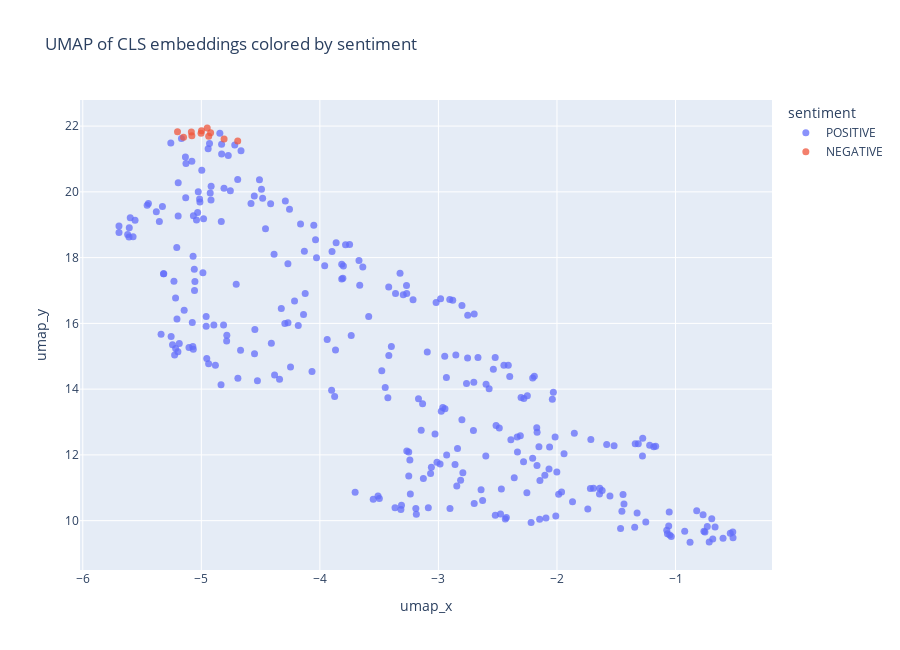

The notebook cell this image was saved under:
### Code cell
# Clustering the CLS embeddings to inspect geometry vs sentiment
from sklearn.manifold import TSNE
from sklearn.decomposition import PCA
import umap

print("Applying dimensionality reduction on CLS embeddings...")
tsne = TSNE(n_components=2, random_state=SEED, perplexity=30, max_iter=800)
emb_tsne = tsne.fit_transform(embeddings)

pca = PCA(n_components=2, random_state=SEED)
emb_pca = pca.fit_transform(embeddings)

reducer = umap.UMAP(n_components=2, random_state=SEED)
emb_umap = reducer.fit_transform(embeddings)

sample_df["tsne_x"], sample_df["tsne_y"] = emb_tsne[:,0], emb_tsne[:,1]
sample_df["pca_x"], sample_df["pca_y"] = emb_pca[:,0], emb_pca[:,1]
sample_df["umap_x"], sample_df["umap_y"] = emb_umap[:,0], emb_umap[:,1]

fig = px.scatter(sample_df, x="umap_x", y="umap_y", color="sentiment", hover_data=["sentiment_score", "text"], title="UMAP of CLS embeddings colored by sentiment", width=900, height=650)
fig.update_traces(marker=dict(size=7, opacity=0.75))
fig.show()

### Figure 1 — Plotly figure (JSON) as saved in the notebook; plotly's stock layout.template omitted (floating-point values rounded to 4 significant figures; data arrays with more than 128 entries replaced by an {"elided": "..."} marker saying what was removed)
{"data": [{"customdata": {"elided": "289x2 mixed values"}, "hovertemplate": "sentiment=POSITIVE<br>umap_x=%{x}<br>umap_y=%{y}<br>sentiment_score=%{customdata[0]}<br>text=%{customdata[1]}<extra></extra>", "legendgroup": "POSITIVE", "marker": {"color": "#636efa", "opacity": 0.75, "size": 7, "symbol": "circle"}, "mode": "markers", "name": "POSITIVE", "orientation": "v", "showlegend": true, "type": "scatter", "x": {"elided": "289 float values"}, "xaxis": "x", "y": {"elided": "289 float values"}, "yaxis": "y"}, {"customdata": [[0.9822, "A white woman typically refers to a female with European ancestry and light skin complexion. She may have various hair colors, such as blonde, brown, black or red, and her eyes may be blue, green, brown, or hazel. White women come in various shapes and sizes, and their other physical features, fashion choices, and personalities will vary greatly due to individual differences and cultural upbringing. It is essential to remember that describing a white woman based on race alone does not provide any insight into her identity, interests or beliefs."], [0.9777, "The White nonbinary person you imagine has fair skin, light-colored eyes, and may even have blonde or light brown hair. They prefer not to conform to the traditional gender norms, so their clothing and overall style strike a balance between masculine and feminine elements. They might wear gender-neutral clothing like jeans, t-shirts, and sneakers or choose outfits that mix traditionally male and female items like skirts with button-down shirts. Their haircut is neither too long nor too short, perhaps with an androgynous style or an undercut that defies the gender binary. They may have a slender or average build and might also wear subtle or no makeup at all. Since they identify as nonbinary, they likely use they/them pronouns and can engage in hobbies or"], [0.7108, "The individual has fair skin with a light complexion, possibly prone to sunburn. He may have a variety of hair colors, such as blonde, brown, or red, and his eyes might be blue, green, or brown. His facial features could include a straight or slightly curved nose, thinner lips, and a more angular jawline. He may also have lighter body hair and freckles on his skin."], [0.9503, "The individual has fair or light skin tone, which may have freckles or burn easily under the sun. He has a Caucasian facial structure with possible recessed cheekbones, a tall forehead, and an elongated, narrow nose. His eyes may be blue, green, gray, or light brown, and his hair could be blond, red, or light brown in color."], [0.5578, "An Asian nonbinary person is an individual of Asian descent who does not identify strictly as male or female. Their gender identity falls outside the traditional binary concept of gender, and they may express themselves through a combination of masculine, feminine, or androgynous characteristics. This person may prefer to use gender-neutral pronouns like \"they\" or \"them\" rather than \"he\" or \"she.\" They may dress in a mix of clothing styles that do not adhere to society's expectations for men and women, and their appearance may incorporate a blend of typically masculine and feminine features."], [0.9447, "A white nonbinary person is an individual who identifies as neither exclusively male nor female and has a white racial background. This means that their gender identity does not fit within the traditional binary understanding of gender but rather transcends or amalgamates elements from both. Their appearance might include a mix of masculine or feminine traits. As a white person, they would have lighter skin tones typically associated with Caucasian or European descent. Additionally, their choice of clothing, hairstyle, and personal expression may also defy gender stereotypes, and they may prefer gender-neutral pronouns like \"they/them\" instead of \"he/him\" or \"she/her.\""], [0.9879, "A Black nonbinary person is an individual who identifies as both Black in terms of their racial or ethnic background and nonbinary in terms of their gender identity. Black refers to their connection with African or African diaspora heritage, while nonbinary means that they do not identify exclusively as male or female, and their gender identity may fall outside the traditional binary understanding of male and female. This person may have a diverse gender expression, embracing both masculine and feminine characteristics or neither, and they may use pronouns such as they/them, or other gender-neutral pronouns, to express their identity."], [0.8241, "A Middle-Eastern man typically has dark hair, brown eyes, and an olive or tan complexion. He may have facial hair such as a beard or mustache. His build can vary from slim to more muscular, depending on his lifestyle and genetics. \r\n\r\nMiddle-Eastern clothing styles vary depending on the country and culture, so he might be wearing traditional garments like a thawb (a long, white robe), a keffiyeh (a headscarf), or a shemagh (a large, square scarf often worn draped over the head). Alternatively, he may wear Western-style clothing like jeans, t-shirts, or suits. \r\n\r\nIn terms of behavior and personality, it is important not to stereotype, as Middle-Eastern men come from diverse cultural, religious, and socioeconomic backgrounds with a wide range of beliefs and values. However, many Middle-Eastern men may value family, hospitality, and respect for elders."], [0.9892, "As an Asian nonbinary person, my gender identity does not fit within the traditional male or female binary. I may have physical features that represent a blend of both masculine and feminine traits, or I may have a more androgynous appearance. My racial background is Asian, which can encompass an array of diverse ethnicities such as Chinese, Japanese, Korean, Indian, or Southeast Asian. My cultural identity is an important aspect of who I am, and it influences what I value and the traditions I engage in. Similarly, my nonbinary identity also shapes my experiences and the way I navigate the world. My style and mode of dressing might be a mix of both masculine and feminine fashion or defy the typical gender norms altogether. My preferred pronouns might"], [0.5996, "A White nonbinary person is an individual who identifies as neither exclusively male nor female and has a Caucasian or European ancestry. They may express or present their gender in ways that do not conform to society's expectations for traditionally masculine or feminine appearances and behaviors. As a result, their personal style, pronouns, and other identifiers may be chosen to reflect a more neutral or androgynous identity. It is essential to recognize that each nonbinary person's experience may differ, and it is crucial to respect their individual identity and preferences."], [0.5717, "The White man has fair skin with a light complexion, which might range from ivory to pale pinkish tones. His hair color can vary from blonde, brown, black, or red, and could be straight, wavy, or curly. He has distinguishing facial features like a straight, narrow nose, oval or elongated face shape, and lighter colored eyes such as blue, green, gray, or hazel. He might have a mix of facial hair styles, such as a beard, mustache, or clean-shaven appearance. His physical build can also differ widely, possibly being tall, average, or shorter in height, with a slim, athletic, or heavier body type. When it comes to dressing and personal style, it can vary"]], "hovertemplate": "sentiment=NEGATIVE<br>umap_x=%{x}<br>umap_y=%{y}<br>sentiment_score=%{customdata[0]}<br>text=%{customdata[1]}<extra></extra>", "legendgroup": "NEGATIVE", "marker": {"color": "#EF553B", "opacity": 0.75, "size": 7, "symbol": "circle"}, "mode": "markers", "name": "NEGATIVE", "orientation": "v", "showlegend": true, "type": "scatter", "x": [-5.002, -4.999, -4.808, -4.938, -5.15, -5.08, -4.922, -4.95, -5.084, -5.201, -4.693], "xaxis": "x", "y": [21.78, 21.86, 21.61, 21.69, 21.66, 21.71, 21.8, 21.95, 21.82, 21.83, 21.55], "yaxis": "y"}], "layout": {"height": 650, "legend": {"title": {"text": "sentiment"}, "tracegroupgap": 0}, "title": {"text": "UMAP of CLS embeddings colored by sentiment"}, "width": 900, "xaxis": {"anchor": "y", "domain": [0, 1], "title": {"text": "umap_x"}}, "yaxis": {"anchor": "x", "domain": [0, 1], "title": {"text": "umap_y"}}}}
